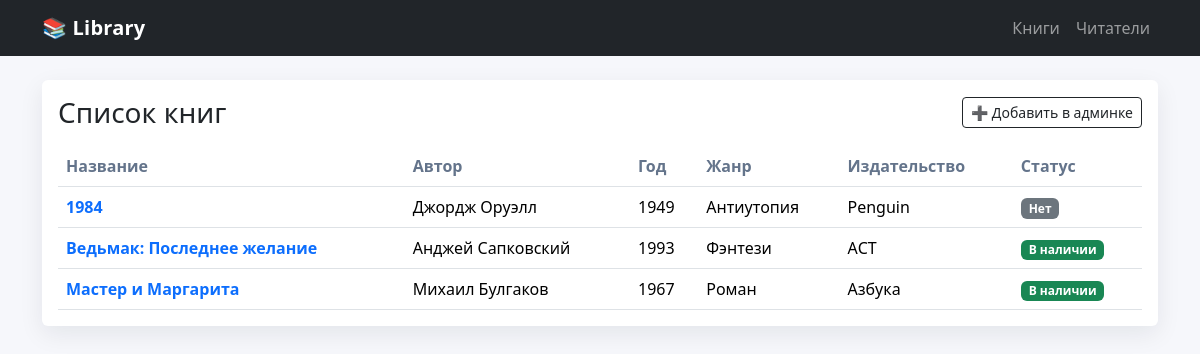
The page /books/ on the database its author committed.
### main/models.py (models this page shows, shortened)
class Book(models.Model):
    title = models.CharField("Назва книги", max_length=200)
    author = models.CharField("Автор", max_length=150)
    year = models.PositiveIntegerField("Рік видання")
    style = models.CharField("Стиль", max_length=80)
    publisher = models.CharField("Видавництво", max_length=120)
    is_available = models.BooleanField("Є в наявності", default=True)

### main/views.py (the view)
# urls.py: path("books/", BookListView.as_view(), name="book_list"),
class BookListView(ListView):
    model = Book
    template_name = "library/book_list.html"
    context_object_name = "books"
    ordering = ["title"]

### main/templates/library/book_list.html (shortened to what this page needs)
{% extends "library/base.html" %}
{% block content %}
<div class="card p-3">
  <div class="d-flex align-items-center justify-content-between mb-3">
    <h3 class="m-0">Список книг</h3>
    <a class="btn btn-sm btn-outline-dark" href="/admin/library/book/">➕ Добавить в админке</a>
  </div>
  <div class="table-responsive">
    <table class="table align-middle mb-0">
      <thead>
        <tr>
          <th>Название</th>
          <th>Автор</th>
          <th>Год</th>
          <th>Жанр</th>
          <th>Издательство</th>
          <th>Статус</th>
        </tr>
      </thead>
      <tbody>
        {% for b in books %}
        <tr>
          <td>
            <a class="text-decoration-none fw-semibold" href="{% url 'library:book_detail' b.pk %}">
              {{ b.title }}
            </a>
          </td>
          <td>{{ b.author }}</td>
          <td>{{ b.year }}</td>
          <td>{{ b.style }}</td>
          <td>{{ b.publisher }}</td>
          <td>
            {% if b.is_available %}
              <span class="badge text-bg-success">В наличии</span>
            {% else %}
              <span class="badge text-bg-secondary">Нет</span>
            {% endif %}
          </td>
        </tr>
        {% empty %}
        <tr>
          <td colspan="6" class="text-center text-muted py-4">Книг пока нет</td>
        </tr>
        {% endfor %}
      </tbody>
    </table>
  </div>
</div>
{% endblock %}

### main/templates/library/base.html (shortened to what this page needs)
<!doctype html>
<html lang="ru">
<head>
  <link href="https://cdn.jsdelivr.net/npm/bootstrap@5.3.3/dist/css/bootstrap.min.css" rel="stylesheet">
</head>
<body>
<nav class="navbar navbar-expand-lg navbar-dark bg-dark">
  <div class="container">
    <a class="navbar-brand" href="{% url 'library:book_list' %}">📚 Library</a>
    <div class="navbar-nav">
      <a class="nav-link" href="{% url 'library:book_list' %}">Книги</a>
      <a class="nav-link" href="{% url 'library:reader_list' %}">Читатели</a>
    </div>
  </div>
</nav>
<div class="container my-4">
  {% block content %}{% endblock %}
</div>
</body>
</html>

### main/templates/library/base.html (style rules this page uses)
body { background: #f6f7fb; }
.navbar-brand { font-weight: 700; letter-spacing: .2px; }
.card { border: 0; box-shadow: 0 8px 24px rgba(15, 23, 42, 0.08); }
.table thead th { color: #64748b; font-weight: 600; }

### rows shown on the page
Book: title "1984", author "Джордж Оруэлл", year "1949", style "Антиутопия", publisher "Penguin", is_available "Нет"
Book: title "Ведьмак: Последнее желание", author "Анджей Сапковский", year "1993", style "Фэнтези", publisher "АСТ", is_available "В наличии"
Book: title "Мастер и Маргарита", author "Михаил Булгаков", year "1967", style "Роман", publisher "Азбука", is_available "В наличии"
